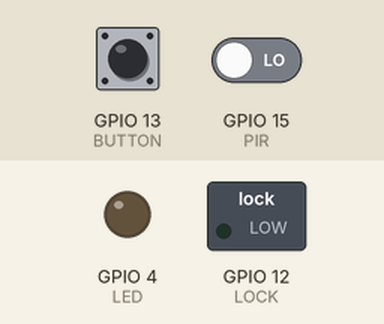
Bench run of a sketch on a simulated ESP32. Parts: switched loads named in the sketch (green lamp = pin HIGH), output pins drawn as LEDs (lit = HIGH). The test bench sets the inputs (shaded band); at power-on: GPIO 15 (PIR) LOW, GPIO 13 (BUTTON) LOW. WiFi joins after 1.5 s; servers stay silent unless stated; random numbers use the default seed unless the sketch sets one; the camera gives no picture; what the sketch prints to the serial monitor is not drawn.

Above: at 3.0 s.
3.1 s: GPIO 15 (PIR) driven HIGH
At 13.8 s:
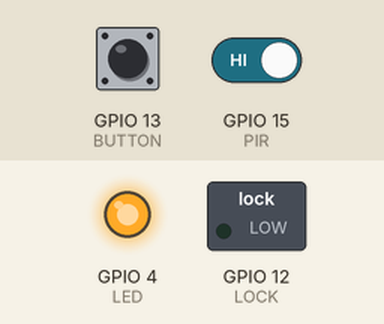
15.5 s: GPIO 15 (PIR) driven LOW
Timing chart, 0 to 18.5 s (numbered marks = the images above; inputs shaded):
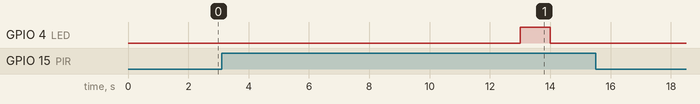

Measured:
- after the input at 3.1 s, GPIO 4 (LED): LOW → HIGH after 9.9 s, → LOW 1.0 s later
- after the input at 15.5 s, every drawn part: stays the same

The sketch:

PCCCHON_Project_IoTDoorLock.ino
```cpp
#include <Arduino.h>
#include <WiFi.h>
#include <WiFiClient.h>
#include <WiFiServer.h>
#include <Blynk.h>
#include "esp_camera.h"
#include <BlynkSimpleEsp32.h>
#include <WebServer.h>
#include <TridentTD_LineNotify.h>
#include <stdint.h>
#include <stdbool.h>

#define BLYNK_PRINT Serial
#define LINE_TOKEN  "S3gSqWIb0U2YbFKXU1gbYYeJrKRRlY4oHtjpMzphf7O"
#define BUTTON 13
#define PHOTO 14
#define LOCK 12
#define LED 4
#define PIR 15

char auth[] = "8TCGpfc9LHE6HyFlnYKpeEzGZlsFUc8u";

// Select camera model
//#define CAMERA_MODEL_WROVER_KIT // Has PSRAM
//#define CAMERA_MODEL_ESP_EYE // Has PSRAM
//#define CAMERA_MODEL_M5STACK_PSRAM // Has PSRAM
//#define CAMERA_MODEL_M5STACK_V2_PSRAM // M5Camera version B Has PSRAM
//#define CAMERA_MODEL_M5STACK_WIDE // Has PSRAM
//#define CAMERA_MODEL_M5STACK_ESP32CAM // No PSRAM
#define CAMERA_MODEL_AI_THINKER // Has PSRAM
//#define CAMERA_MODEL_TTGO_T_JOURNAL // No PSRAM

#include "camera_pins.h"

const char* ssid = "Watcharapong_2.4G";
const char* password = "0868190813";

String local_IP;

void startCameraServer();
bool matchFace = false;
bool openLock = false;
long prevMillis=0;
int interval = 6000;

void takePhoto(){
    delay(200);
    uint32_t randomNum = random(50000);
    Serial.println("http://"+local_IP+"/capture?_cb="+ (String)randomNum);
    LINE.notifyPicture("urls", "http://"+local_IP+"/capture?_cb="+(String)randomNum);
    delay(1000);
}
void setup() {
    Serial.begin(115200);
    Serial.setDebugOutput(true);
    Serial.println();
    pinMode(LOCK,OUTPUT);
    pinMode(PIR,INPUT);
    pinMode(LED,OUTPUT);
    pinMode(BUTTON,INPUT);

    camera_config_t config;
    config.ledc_channel = LEDC_CHANNEL_0;
    config.ledc_timer = LEDC_TIMER_0;
    config.pin_d0 = Y2_GPIO_NUM;
    config.pin_d1 = Y3_GPIO_NUM;
    config.pin_d2 = Y4_GPIO_NUM;
    config.pin_d3 = Y5_GPIO_NUM;
    config.pin_d4 = Y6_GPIO_NUM;
    config.pin_d5 = Y7_GPIO_NUM;
    config.pin_d6 = Y8_GPIO_NUM;
    config.pin_d7 = Y9_GPIO_NUM;
    config.pin_xclk = XCLK_GPIO_NUM;
    config.pin_pclk = PCLK_GPIO_NUM;
    config.pin_vsync = VSYNC_GPIO_NUM;
    config.pin_href = HREF_GPIO_NUM;
    config.pin_sscb_sda = SIOD_GPIO_NUM;
    config.pin_sscb_scl = SIOC_GPIO_NUM;
    config.pin_pwdn = PWDN_GPIO_NUM;
    config.pin_reset = RESET_GPIO_NUM;
    config.xclk_freq_hz = 20000000;
    config.pixel_format = PIXFORMAT_JPEG;

    // if PSRAM IC present, init with UXGA resolution and higher JPEG quality
    //                      for larger pre-allocated frame buffer.
    if(psramFound()){
        config.frame_size = FRAMESIZE_UXGA;
        config.jpeg_quality = 10;
        config.fb_count = 2;
    } else {
        config.frame_size = FRAMESIZE_SVGA;
        config.jpeg_quality = 12;
        config.fb_count = 1;
    }

#if defined(CAMERA_MODEL_ESP_EYE)
    pinMode(13, INPUT_PULLUP);
  pinMode(14, INPUT_PULLUP);
#endif

    // camera init
    esp_err_t err = esp_camera_init(&config);
    if (err != ESP_OK) {
        Serial.printf("Camera init failed with error 0x%x", err);
        return;
    }

    sensor_t * s = esp_camera_sensor_get();
    // initial sensors are flipped vertically and colors are a bit saturated
    if (s->id.PID == OV3660_PID) {
        s->set_vflip(s, 1); // flip it back
        s->set_brightness(s, 1); // up the brightness just a bit
        s->set_saturation(s, -2); // lower the saturation
    }
    // drop down frame size for higher initial frame rate
    s->set_framesize(s, FRAMESIZE_QVGA);

#if defined(CAMERA_MODEL_M5STACK_WIDE) || defined(CAMERA_MODEL_M5STACK_ESP32CAM)
    s->set_vflip(s, 1);
  s->set_hmirror(s, 1);
#endif

    WiFi.begin(ssid, password);

    while (WiFi.status() != WL_CONNECTED) {
        delay(500);
        Serial.print(".");
    }
    Serial.println("");
    Serial.println("WiFi connected");

    startCameraServer();

    Serial.print("Camera Ready! Use 'http://");
    Serial.print(WiFi.localIP());
    Serial.println("' to connect");
}

void loop() {
    // put your main code here, to run repeatedly:
    Blynk.run();
    if(matchFace==true && openLock==false){
        openLock=true;
        digitalWrite(LOCK,HIGH);
        prevMillis=millis();
        Serial.print("UNLOCK DOOR");
    }
    if (openLock == true && millis()-prevMillis > interval){
        openLock=false;
        matchFace=false;
        digitalWrite(LOCK,LOW);
        Serial.print("LOCK DOOR");
    }
    if(digitalRead(PIR)==HIGH){
        digitalWrite(LED,HIGH);
        delay(1000);
        digitalWrite(LED,LOW);
        LINE.notify("Motion Detected");
        takePhoto();
    }
    if(digitalRead(BUTTON)==HIGH){
        digitalWrite(LED,HIGH);
        delay(1000);
        digitalWrite(LED,LOW);
        LINE.notify("Doorbell Pressed");
        delay(10000);
    }
    if(matchFace==false){
        LINE.notify("Instruder Detected");
        takePhoto();
    }
    delay(10000);
}
```

camera_pins.h
```cpp
#if defined(CAMERA_MODEL_WROVER_KIT)
#define PWDN_GPIO_NUM    -1
#define RESET_GPIO_NUM   -1
#define XCLK_GPIO_NUM    21
#define SIOD_GPIO_NUM    26
#define SIOC_GPIO_NUM    27

#define Y9_GPIO_NUM      35
#define Y8_GPIO_NUM      34
#define Y7_GPIO_NUM      39
#define Y6_GPIO_NUM      36
#define Y5_GPIO_NUM      19
#define Y4_GPIO_NUM      18
#define Y3_GPIO_NUM       5
#define Y2_GPIO_NUM       4
#define VSYNC_GPIO_NUM   25
#define HREF_GPIO_NUM    23
#define PCLK_GPIO_NUM    22

#elif defined(CAMERA_MODEL_ESP_EYE)
#define PWDN_GPIO_NUM    -1
#define RESET_GPIO_NUM   -1
#define XCLK_GPIO_NUM    4
#define SIOD_GPIO_NUM    18
#define SIOC_GPIO_NUM    23

#define Y9_GPIO_NUM      36
#define Y8_GPIO_NUM      37
#define Y7_GPIO_NUM      38
#define Y6_GPIO_NUM      39
#define Y5_GPIO_NUM      35
#define Y4_GPIO_NUM      14
#define Y3_GPIO_NUM      13
#define Y2_GPIO_NUM      34
#define VSYNC_GPIO_NUM   5
#define HREF_GPIO_NUM    27
#define PCLK_GPIO_NUM    25

#elif defined(CAMERA_MODEL_M5STACK_PSRAM)
#define PWDN_GPIO_NUM     -1
#define RESET_GPIO_NUM    15
#define XCLK_GPIO_NUM     27
#define SIOD_GPIO_NUM     25
#define SIOC_GPIO_NUM     23

#define Y9_GPIO_NUM       19
#define Y8_GPIO_NUM       36
#define Y7_GPIO_NUM       18
#define Y6_GPIO_NUM       39
#define Y5_GPIO_NUM        5
#define Y4_GPIO_NUM       34
#define Y3_GPIO_NUM       35
#define Y2_GPIO_NUM       32
#define VSYNC_GPIO_NUM    22
#define HREF_GPIO_NUM     26
#define PCLK_GPIO_NUM     21

#elif defined(CAMERA_MODEL_M5STACK_V2_PSRAM)
#define PWDN_GPIO_NUM     -1
#define RESET_GPIO_NUM    15
#define XCLK_GPIO_NUM     27
#define SIOD_GPIO_NUM     22
#define SIOC_GPIO_NUM     23

#define Y9_GPIO_NUM       19
#define Y8_GPIO_NUM       36
#define Y7_GPIO_NUM       18
#define Y6_GPIO_NUM       39
#define Y5_GPIO_NUM        5
#define Y4_GPIO_NUM       34
#define Y3_GPIO_NUM       35
#define Y2_GPIO_NUM       32
#define VSYNC_GPIO_NUM    25
#define HREF_GPIO_NUM     26
#define PCLK_GPIO_NUM     21

#elif defined(CAMERA_MODEL_M5STACK_WIDE)
#define PWDN_GPIO_NUM     -1
#define RESET_GPIO_NUM    15
#define XCLK_GPIO_NUM     27
#define SIOD_GPIO_NUM     22
#define SIOC_GPIO_NUM     23

#define Y9_GPIO_NUM       19
#define Y8_GPIO_NUM       36
#define Y7_GPIO_NUM       18
#define Y6_GPIO_NUM       39
#define Y5_GPIO_NUM        5
#define Y4_GPIO_NUM       34
#define Y3_GPIO_NUM       35
#define Y2_GPIO_NUM       32
#define VSYNC_GPIO_NUM    25
#define HREF_GPIO_NUM     26
#define PCLK_GPIO_NUM     21

#elif defined(CAMERA_MODEL_M5STACK_ESP32CAM)
#define PWDN_GPIO_NUM     -1
#define RESET_GPIO_NUM    15
#define XCLK_GPIO_NUM     27
#define SIOD_GPIO_NUM     25
#define SIOC_GPIO_NUM     23

#define Y9_GPIO_NUM       19
#define Y8_GPIO_NUM       36
#define Y7_GPIO_NUM       18
#define Y6_GPIO_NUM       39
#define Y5_GPIO_NUM        5
#define Y4_GPIO_NUM       34
#define Y3_GPIO_NUM       35
#define Y2_GPIO_NUM       17
#define VSYNC_GPIO_NUM    22
#define HREF_GPIO_NUM     26
#define PCLK_GPIO_NUM     21

#elif defined(CAMERA_MODEL_AI_THINKER)
#define PWDN_GPIO_NUM     32
#define RESET_GPIO_NUM    -1
#define XCLK_GPIO_NUM      0
#define SIOD_GPIO_NUM     26
#define SIOC_GPIO_NUM     27

#define Y9_GPIO_NUM       35
#define Y8_GPIO_NUM       34
#define Y7_GPIO_NUM       39
#define Y6_GPIO_NUM       36
#define Y5_GPIO_NUM       21
#define Y4_GPIO_NUM       19
#define Y3_GPIO_NUM       18
#define Y2_GPIO_NUM        5
#define VSYNC_GPIO_NUM    25
#define HREF_GPIO_NUM     23
#define PCLK_GPIO_NUM     22

#elif defined(CAMERA_MODEL_TTGO_T_JOURNAL)
#define PWDN_GPIO_NUM      0
#define RESET_GPIO_NUM    15
#define XCLK_GPIO_NUM     27
#define SIOD_GPIO_NUM     25
#define SIOC_GPIO_NUM     23

#define Y9_GPIO_NUM       19
#define Y8_GPIO_NUM       36
#define Y7_GPIO_NUM       18
#define Y6_GPIO_NUM       39
#define Y5_GPIO_NUM        5
#define Y4_GPIO_NUM       34
#define Y3_GPIO_NUM       35
#define Y2_GPIO_NUM       17
#define VSYNC_GPIO_NUM    22
#define HREF_GPIO_NUM     26
#define PCLK_GPIO_NUM     21

#else
#error "Camera model not selected"
#endif
```
